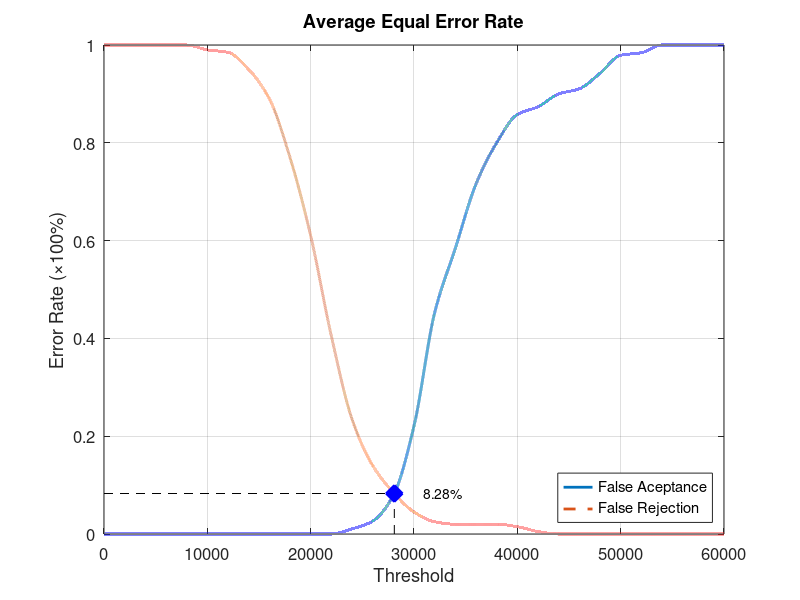
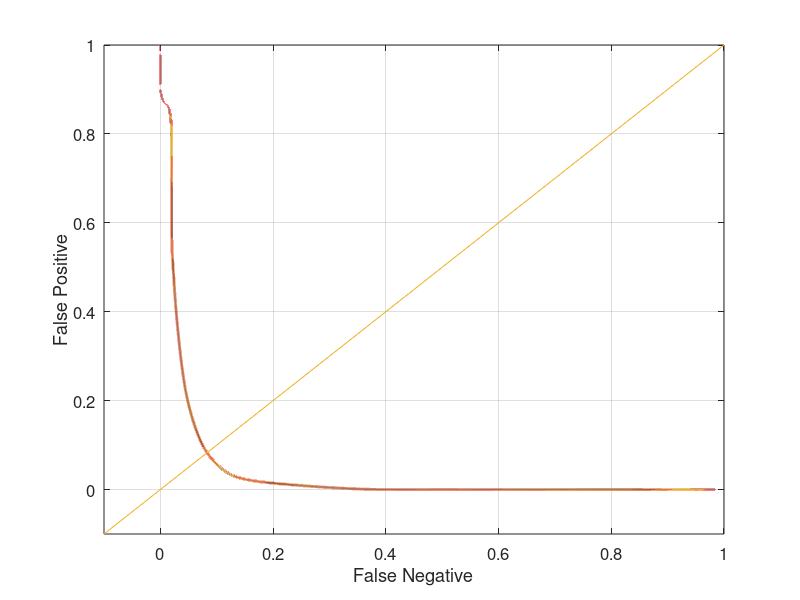

The MATLAB script that drew these images, in order:
function yEER = Database4_1
close all;
clear;
clc;
x = 0:2000:60000;
xq = 0:0.5:60000;

y0 = [0 0 0 0 0 0 0 0 0 0 0 0 0.0105263 0.0263158 0.0789474 0.221053 0.452632 0.584211 0.715789 0.8 0.857895 0.873684 0.9 0.910526 0.942105 0.978947 0.984211 1 1 1 1];
yy0 = interp1(x, y0, xq, 'pchip');
y1 = [1 1 1 1 1 0.99 0.985 0.95 0.89 0.77 0.61 0.405 0.235 0.14 0.085 0.045 0.025 0.02 0.02 0.02 0.015 0.005 0 0 0 0 0 0 0 0 0];
yy1 = interp1(x, y1, xq, 'pchip');

% Calculating EER: 
y2 = abs(y0 - y1);
find(y2 == min(y2))
yy2 = abs(yy0 - yy1);
xEER = find(yy2 == min(yy2));
xEERIndex = xq(xEER) % X-axis EER
yEER = yy0(xEER) % Y-axis EER

main = figure
plot(xq, yy0,'-','LineWidth', 2);	hold on
plot(xq, yy1,'--','LineWidth', 2);	hold on
plot([xEERIndex xEERIndex], [0 yEER], 'k--');	hold on
plot([0 xEERIndex], [yEER yEER], 'k--');	hold on
plot(xEERIndex, yEER, 'bx', 'LineWidth', 10);	hold on
text(xEERIndex + 10 * xEERIndex / 100, yEER, [num2str(round((10000 * yEER)) / 100) '%'])
legend('False Aceptance', 'False Rejection', 'Location', 'SouthEast')
xlabel('Threshold')
ylabel('Error Rate (\times100%)')
title('Average Equal Error Rate')
set(gca, 'FontSize', 12)
axis([0 60000 0 1])
grid on

print(main, 'Database4_1Main', '-dpng');
FNRxFPR = figure('Color', [1 1 1]);
plot(yy1, yy0, '-', yy1, yy0, 'LineWidth', 2);
hold on
y = -0.1:0.1:1
plot(y, y); 
set(gca, 'FontSize', 12)
xlabel('False Negative')
ylabel('False Positive')
axis([-0.1 1 -0.1 1])
set(gca, 'FontSize', 12)
grid on

print(FNRxFPR, 'Database4_1FNRxFPR','-dpng');
end
